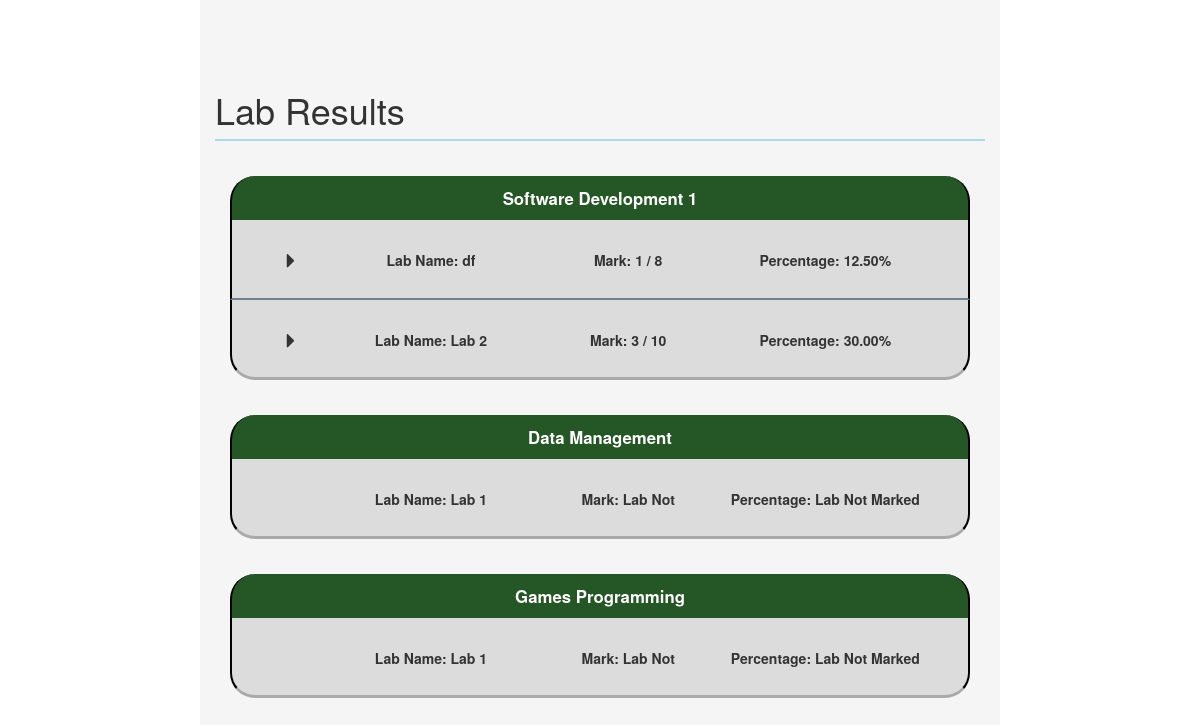
Page /html/pages/labresults.php (signed in) on the earlier database version.
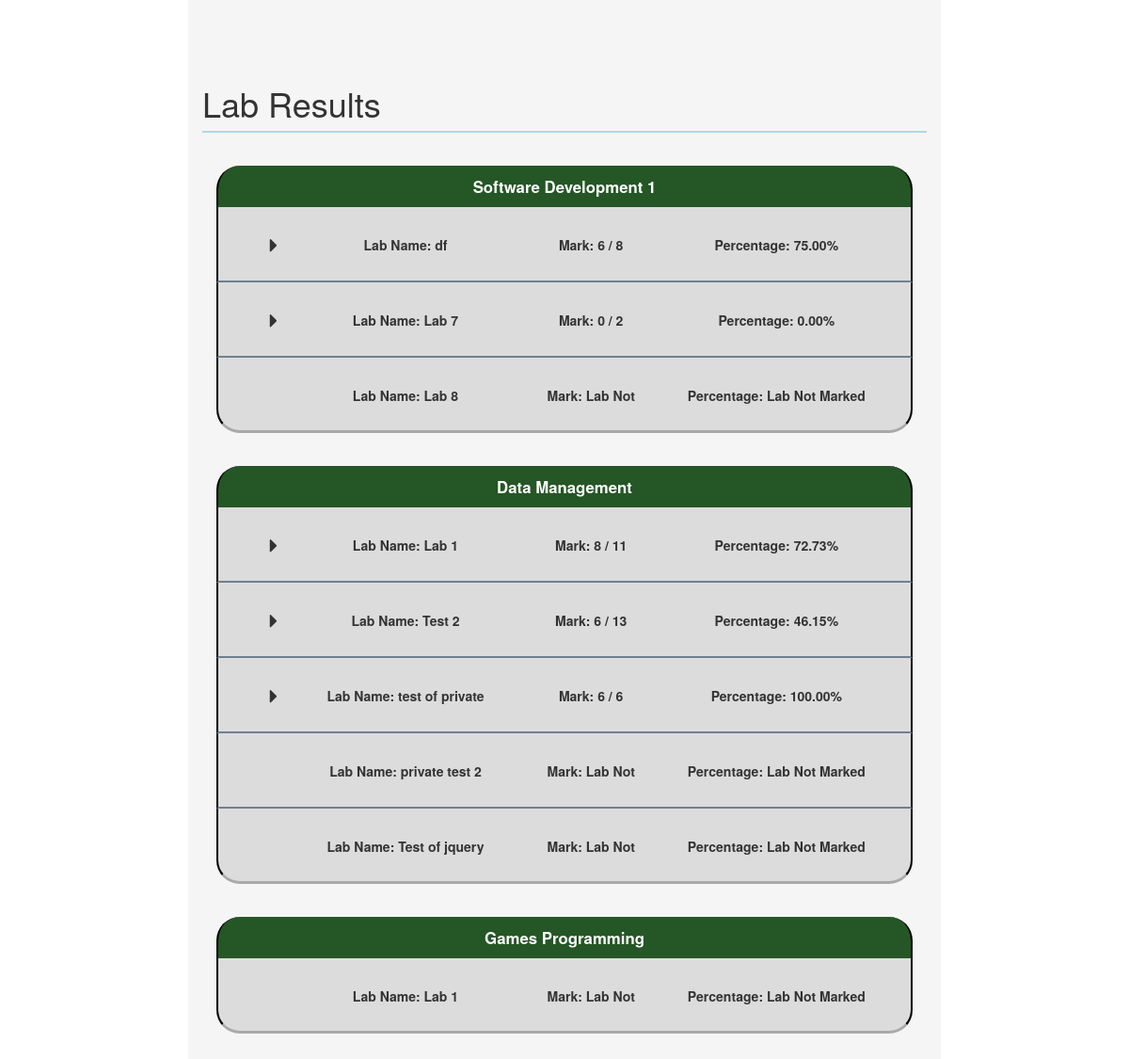
Same page on the later database version.
### tables this page shows
CREATE TABLE IF NOT EXISTS `labs` (
  `labID` int(11) NOT NULL AUTO_INCREMENT,
  `courseRef` int(10) NOT NULL,
  `labName` text NOT NULL,
  `canMark` text NOT NULL,
  PRIMARY KEY (`labID`),
  KEY `courseCodeRef` (`courseRef`)
);

### php/core/classes/ConnectDB.php (called while the page is built, shortened)
<?php
class ConnectDB
{
    function __construct()
    {
        $this->link = mysqli_connect('localhost', 'root','');
    }
}

### php/core/classes/Security.php (called while the page is built, shortened)
<?php
require_once"ConnectDB.php";
class Security
{
    public function getAccessValue($access_name)
    {
        $con = new ConnectDB();
        $get_access_level = mysqli_stmt_init($con->link);
        mysqli_stmt_prepare($get_access_level, "SELECT access_level FROM user_access WHERE access_name= ?");
        mysqli_stmt_bind_param($get_access_level, 's', $access_name);
        mysqli_stmt_execute($get_access_level);
        $result = mysqli_stmt_get_result($get_access_level);
        ($result->num_rows === 0) ? $value = -1 : $value = $result->fetch_row()[0];
        return $value;
    }
    public function hasAccessLevel($access_name)
    {
        $required_access = $this->getAccessValue($access_name);
        return ($_SESSION["accesslevel"] >= $required_access && $required_access >= 0);
    }
}

### php/core/classes/LoginManager.php (called while the page is built, shortened)
<?php
require_once "ConnectDB.php";
class LoginManager
{
    public function verify()
    {
        $con = new ConnectDB();
        if (isset($_POST['username']) && isset($_POST['password'])) {
            $this->login($con->link, $_POST["username"], $_POST["password"]);
        }
        elseif (isset($_SESSION['username']) && isset($_SESSION['password'])) {
            $this->validSession($con->link);
        }
    }
    private function validSession($link)
    {
        $verify = mysqli_stmt_init($link);
        mysqli_stmt_prepare($verify, "SELECT count(*) FROM user_login WHERE username= ? AND password = ?");
        mysqli_stmt_bind_param($verify, 'ss', $_SESSION['username'], $_SESSION['password']);
        mysqli_stmt_execute($verify);
        $result = mysqli_stmt_get_result($verify);
    }
}

### php/core/verify.php (called while the page is built)
<?php
require_once "classes/LoginManager.php";
$access = new LoginManager();
$access->verify();

### php/students/classes/Student.php (called while the page is built, shortened)
<?php
require_once(dirname(__FILE__) . "/../../core/classes/ConnectDB.php");
require_once(dirname(__FILE__) . "/../../labs/classes/Lab.php");
class Student
{
    function __construct()
    {
        $this->lab = new Lab();
    }
    public function getStudentMatric($link, $username)
    {
        $getMatric = mysqli_stmt_init($link);
        mysqli_stmt_prepare($getMatric, "SELECT ud.studentID FROM user_login as ul
                                              JOIN user_details  AS ud ON ul.userID = ud.detailsId
                                              WHERE ul.username = ?");
        mysqli_stmt_bind_param($getMatric, 's', $username);
        mysqli_stmt_execute($getMatric);
        $result = mysqli_stmt_get_result($getMatric)->fetch_row();
        return $result[0];
    }
    public function getStudentCourses($student, $filter = null)
    {
        $con = new ConnectDB();
        $courses = mysqli_stmt_init($con->link);
        if ($filter == null)
        {
            mysqli_stmt_prepare($courses,"SELECT c.courseName FROM students_on_courses as soc
                                  JOIN user_details AS ud ON soc.student = ud.detailsId
                                  JOIN courses AS c ON soc.course = c.courseID
                                  WHERE ud.studentId = ?" );
            mysqli_stmt_bind_param($courses,"s", $student);
        }
        else{
            mysqli_stmt_prepare($courses,"SELECT c.courseName FROM students_on_courses as soc
                                  JOIN user_details AS ud ON soc.student = ud.detailsId
                                  JOIN courses AS c ON soc.course = c.courseID
                                  WHERE ud.studentId = ? AND c.courseName = ?" );
            mysqli_stmt_bind_param($courses,"ss", $student, $filter);
        }
        mysqli_stmt_execute($courses);
        $result = mysqli_stmt_get_result($courses);
        $output = [];
        while($course = $result->fetch_row())
            array_push($output, $course[0]);
        return $output;
    }
    public function labMarkForStudent($link, $matricID, $courseName, $labName)
    {
        $labMark = mysqli_stmt_init($link);
        mysqli_stmt_prepare($labMark, "SELECT sum(mark) FROM lab_answers AS la
                              JOIN lab_questions AS lq ON la.labQuestionRef = lq.questionID
                              JOIN labs AS l ON lq.labRef = l.labID
                              JOIN courses AS c ON l.courseRef = c.courseID
                              JOIN students_on_courses AS soc ON la.socRef = soc.socID
                              JOIN user_details AS ud ON soc.student = ud.detailsId
                              WHERE ud.studentID = ? AND c.courseName = ? AND l.labName = ?");
        mysqli_stmt_bind_param($labMark, "sss", $matricID, $courseName, $labName);
        mysqli_stmt_execute($labMark);
        $result = mysqli_stmt_get_result($labMark)->fetch_row();
        return $result[0];
    }
}

### php/labs/classes/Lab.php (called while the page is built, shortened)
<?php
require_once(dirname(__FILE__) . "/../../core/classes/ConnectDB.php");
class Lab extends CourseChecks
{
    public function getLabs($course)
    {
        $con = new ConnectDB();
        $labsArray = [];
        $get_labs = mysqli_stmt_init($con->link);
        mysqli_stmt_prepare($get_labs, "SELECT l.labName, l.canMark FROM labs AS l
                                        JOIN courses AS c ON l.courseRef = c.courseID
                                        WHERE c.courseName = ? ORDER BY l.labID");
        mysqli_stmt_bind_param($get_labs, 's', $course);
        mysqli_stmt_execute($get_labs);
        $result = mysqli_stmt_get_result($get_labs);
        while($lab = $result->fetch_row()) {
            array_push($labsArray, $lab);
        }
        return $labsArray;
    }
    public function labTotalMark($courseName, $labName)
    {
        $con = new ConnectDB();
        $labTotalMark = mysqli_stmt_init($con->link);
        mysqli_stmt_prepare($labTotalMark, "SELECT SUM(maxMark) FROM lab_questions as lq
                                        JOIN labs AS l ON lq.labRef = l.labID
                                        JOIN courses AS c ON l.courseRef = c.courseID
                                        WHERE c.courseName = ? AND l.labName = ? ");
        mysqli_stmt_bind_param($labTotalMark, "ss", $courseName, $labName);
        if(mysqli_stmt_execute($labTotalMark))
        {
            $result = mysqli_stmt_get_result($labTotalMark)->fetch_row();
            return ($result[0]);
        }
        return -1;
    }
}

### php/students/classes/StudentResults.php (the view, shortened to what this page needs)
<?php
require_once(dirname(__FILE__) . "/../../core/classes/ConnectDB.php");
require_once "Student.php";
class StudentResults extends Student
{
    public function getStudentResults()
    {
        $con = new ConnectDB();
        $matricNum = $this->getStudentMatric($con->link, $_SESSION["username"]);
        $courses = $this->getStudentCourses($matricNum);
        $resultsTable = "";
        $id = 0;
        foreach ($courses as $course) {
            $labs = $this->lab->getLabs($course);
            $resultsTable .= "<div class='col-md-12 col-sm-12 col-xs-12 results-course-row'><div class='col-md-6 col-md-offset-3 col-sm-6 col-sm-offset-3'>$course</div></div><ul class='labs-list'>";
            if(sizeof($labs) > 0) {
                foreach ($labs as $lab) {
                    $resultsTable .= $this->getLabSummary($con->link, $matricNum, $course, $lab[0], $id);
                    $labAnswers = $this->studentLabAnswers($course, $lab[0], $matricNum, "false");
                    $rowNumOdd = true;
                    $answersTable = "<ul class='answers-list'>
                        <li class='col-md-12 col-sm-12 col-xs-12  answer-row' id='answer-header'>
                            <div class='col-md-4 col-sm-4 col-xs-6'>Question</div>
                            <div class='col-md-4 col-sm-4 hidden-xs'>Answer Submitted</div>
                            <div class='col-md-4 col-sm-4 col-xs-6'>Mark</div>
                        </li> ";
                    foreach ($labAnswers as $answer) {
                        switch ($answer[1]) {
                            case "boolean":
                                $answerText = ($answer[3] == "true") ? "Yes" : "No";
                                break;
                            case "scale":
                                $answerText = $answer[2];
                                break;
                        }
                        if ($rowNumOdd) {
                            $rowNumOdd = false;
                            $rowColor = "answer-color-odd";
                        } else {
                            $rowNumOdd = true;
                            $rowColor = "answer-color-even";
                        }
                        $answersTable .= "<li class='col-md-12 col-sm-12 col-xs-12 answer-row $rowColor'>
                            <div id='question' class='col-md-4 col-sm-4 col-xs-6'> $answer[0]</div>
                            <div id='answer' class='col-md-4 col-sm-4 hidden-xs'>$answerText</div>
                            <div id='answer-mark' class='col-md-4 col-sm-4 col-xs-6'>$answer[5] / $answer[6]</div>
                            </li>";
                    }
                    $id++;
                    $resultsTable .= $answersTable . "</ul></li>";
                }
            }
            else{
                $resultsTable .= "<li class='col-md-12 results-lab-row' id='result-row-$id' '>
                                    <div class='result-align-center result-summary col-md-12 col-sm-12 col-xs-12'>
                                        No Lab Exists For Course
                                    </div>
                                   </li>";
            }
            $resultsTable .= "</ul>";
        }
        return $resultsTable;
    }
    private function getLabSummary($link, $matricNum, $course, $lab, $id)
    {
        $labMark = $this->labMarkForStudent($link, $matricNum, $course, $lab);
        $maxMark = $this->lab->labTotalMark($course, $lab);
        if ($labMark != "") {
            $onclick = "onclick='open_close_div($id)'";
            $arrow = "glyphicon glyphicon-triangle-right";
            $mark = $labMark . " / " . $maxMark;
            if ($maxMark != 0)
                $markPercentage = number_format((($labMark / $maxMark) * 100), 2, ".", "") . "%";
        } else {
            $onclick = $arrow = "";
            $mark = $markPercentage = "Lab Not Marked Yet";
        }
        $output = "<li class='col-md-12 col-sm-12 col-xs-12 results-lab-row' id='result-row-$id' $onclick>
                            <div class='result-align-center result-summary col-md-12 col-sm-12 col-xs-12'>
                                <div id='result-row-arrow-$id' class='result-align-center col-md-1 col-sm-1 col-xs-1  glyphicon $arrow'></div>
                                <div class='col-md-4 col-sm-4 col-xs-10'>Lab Name: $lab  </div>
                                <div class='col-md-3 col-sm-3 col-xs-12'>Mark: $mark</div>
                                <div class='col-md-4 col-sm-4 col-xs-12'>Percentage: $markPercentage</div>
                            </div>";
        return $output;
    }
}

### html/pages/labresults.php (shortened to what this page needs)
<?php include "../../php/core/verify.php"; ?>
<html lang="en">
<head>
    <link href="../../bootstrap/css/bootstrap.css" rel="stylesheet">
    <link href="../../admincss/ie10-viewport-bug-workaround.css" rel="stylesheet">
    <link href="../../css/sidebar.css" rel="stylesheet">
    <link href="../../css/main.css" rel="stylesheet">
</head>
<body>
<div class="container-fluid">
    <div class="row">
        <div class="col-sm-10 col-xs-12 col-sm-offset-1 col-md-8 col-md-offset-2 main">
            <h1 class="page-header">Lab Results</h1>
            <div class="col-lg-12" id="main-text-area">
                <?php include"../../php/layout/result_page_layout.php"?>
            </div>
        </div>
    </div>
</div>
</body>
</html>

### php/layout/result_page_layout.php (shortened to what this page needs)
<?php
require_once(dirname(__FILE__)."/../core/classes/ConnectDB.php");
require_once(dirname(__FILE__)."/../core/classes/Security.php");
$sec = new Security();
if($sec->hasAccessLevel("lecturer"))
{
    echo "<script type='text/javascript' src='../../js/lecturer/lecturer_lab_results.js'></script>";
    include(dirname(__FILE__) . "/../lecturer/lecturer_lab_results.php");
}
else {
    include(dirname(__FILE__) . "/../students/display_lab_marks.php");
}

### php/students/display_lab_marks.php
<?php
require_once "classes/StudentResults.php";
$result = new StudentResults();
echo $result->getStudentResults();

### css/main.css (style rules this page uses)
.main { padding-top: 50px; padding-bottom: 50px; background-color: #f5f5f5; height: 100%; display: table; }
.main h1 { padding-left: 0; border-bottom: 2px solid lightblue; margin-bottom: 15px; }
.results-course-row { background-color: #255625; margin-top: 20px; padding-top: 10px; padding-bottom: 10px; border-style: solid; border-width: 0px 2px 0px 2px; border-radius: 25px 25px 0px 0px; border-color: black; color: white; text-align: center; font-size: 1.2em; font-weight: bolder; }
.results-course-row { color: white; }
.results-lab-row { height: 80px; min-height: 80px; border-style: solid; border-width: 0px 2px 0px 2px; border-color: black; background-color: gainsboro; border-bottom: solid 2px slategrey; overflow: hidden; }
.result-align-center { line-height: 80px; text-align: center; font-weight: bolder; font-size: 1.0em; }
.result-summary { border-bottom: solid black 2px; }
.labs-list { list-style: none; padding: 0px; }
.labs-list li:last-child { margin-bottom: 15px; border-bottom: solid darkgray; border-radius: 0 0 25px 25px; }

Differences in the rows shown:
removed labs: labName "Lab 2"
added labs: labName "Lab 7"
added labs: labName "Lab 8"
added labs: labName "Test 2"
added labs: labName "test of private"
added labs: labName "private test 2"
added labs: labName "Test of jquery"
Other differences:
$mark: "1 / 8 3 / 10 Lab Not Lab Not…" → "6 / 8 0 / 2 Lab Not 8 / 11 6 / 13 6 / 6 Lab Not Lab Not Lab Not…"
$markPercentage: "12.50% 30.00% Lab Not Marked Lab Not Marked…" → "75.00% 0.00% Lab Not Marked 72.73% 46.15% 100.00% Lab Not Marked Lab Not Marked Lab Not Marked…"
text no longer shown: "Lab Name: Lab Name: Lab Name: Lab Name: Mark: Mark: Mark: Mark: Percentage: Percentage: Percentage: Percentage:"
text now shown: "Lab Name: Lab Name: Lab Name: Lab Name: Lab Name: Lab Name: Lab Name: Lab Name: Lab Name: Mark: Mark: Mark: Mark: Mark: Mark: Mark: Mark: Mark: Percentage: Percentage: Percentage: Percentage: Percentage: Percentage: Percentage: Percentage: Percentage:"
